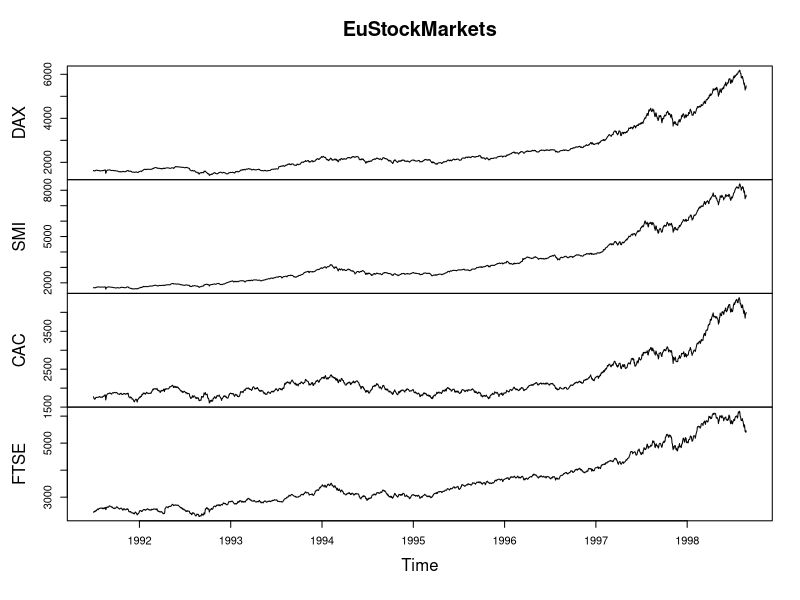
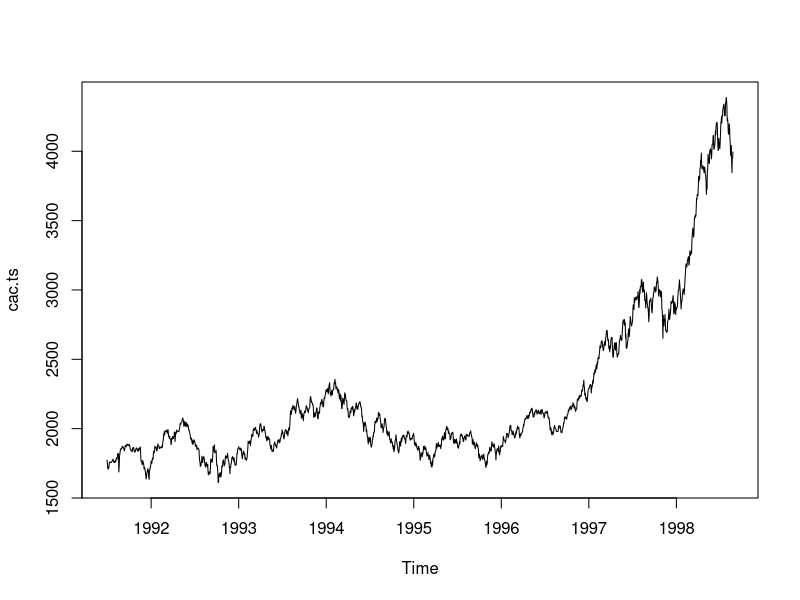
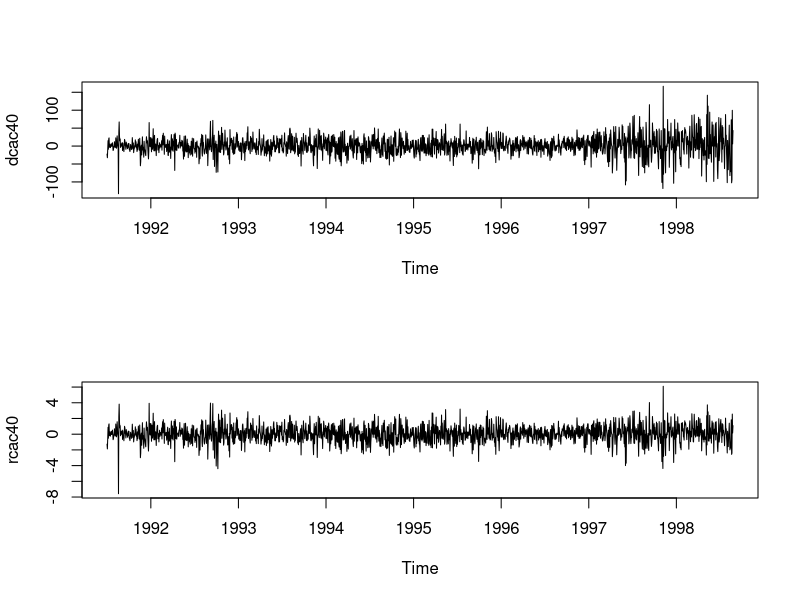

These charts were generated, in order, by the following R code: (Note: this script raises an error after producing the figures.)
# Time Series
# TD1: First Analysis

data()
EuStockMarkets
data.class(EuStockMarkets)
summary(EuStockMarkets)
plot(EuStockMarkets)
	
cac.ts=EuStockMarkets[,"CAC"]
plot(cac.ts)

# Differenciation
dcac40=diff(cac.ts)
rcac40=diff(log(cac.ts))*100
par(mfrow=c(2,1))
plot(dcac40)
plot(rcac40)

# 1) Underlying Unconditional Distribution function
# Numeric summaries
summary(rcac40)
kurtosis(rcac40)
# Graphical summaries
# Histogram
par(mfrow=c(2,2))
hist(rcac40,breaks=5)
hist(rcac40)
hist(rcac40,breaks=25)
hist(rcac40,breaks=50)
# Density
par(mfrow=c(1,1))
plot(density(rcac40))
x=seq(-5,5,0.1)
lines(x,dnorm(x,mean(rcac40),sd(rcac40)),lty=2,col="red")
# QQ plot
qqnorm(rcac40)
abline(0,1,col="red")

# Gaussian test
jarque.bera.test(rcac40)
ks.test(rcac40,pnorm)


# 2) Serial dependence
acf(rcac40)
pacf(rcac40)
Box.test(rcac40,lag=1,type="Box")
Box.test(rcac40,lag=10,type="Box")
Box.test(rcac40,lag=1,type="Ljung")

# Dependence on higher moments ?
rcac40.2=rcac40*rcac40
acf(rcac40.2)
pacf(rcac40.2)
Box.test(rcac40.2,lag=1,type="Box")


